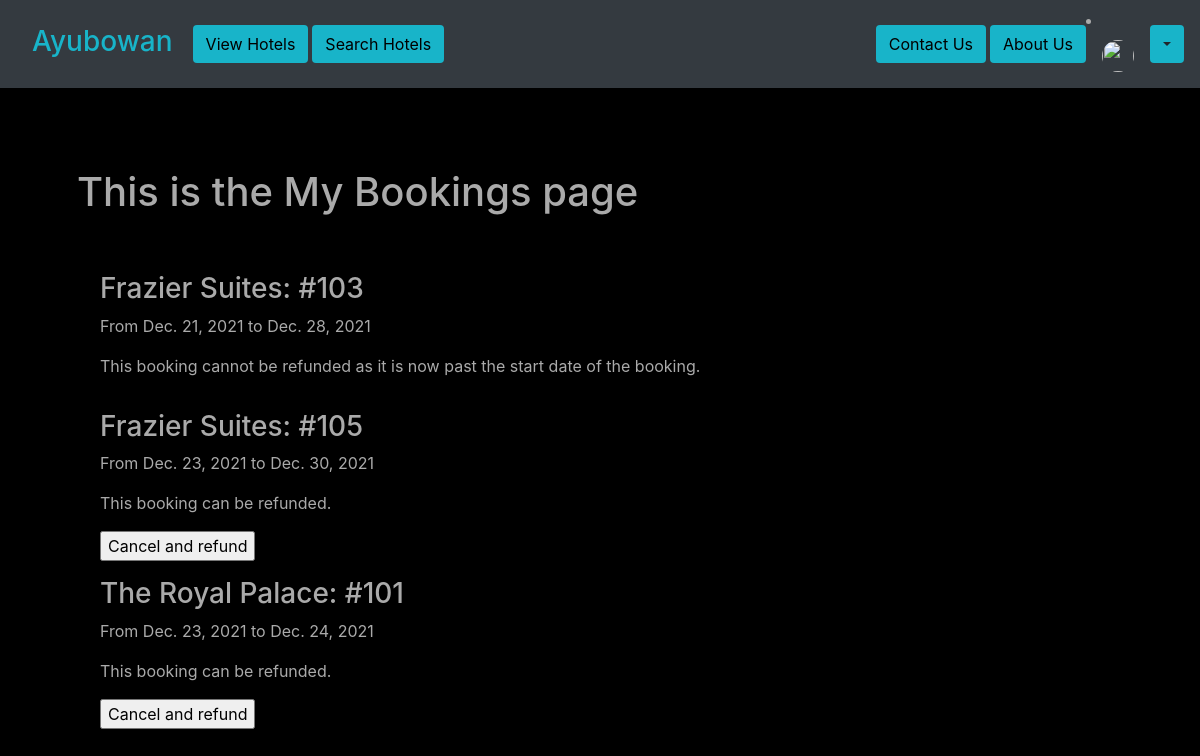
Page /my-bookings (signed in) on the earlier database version.
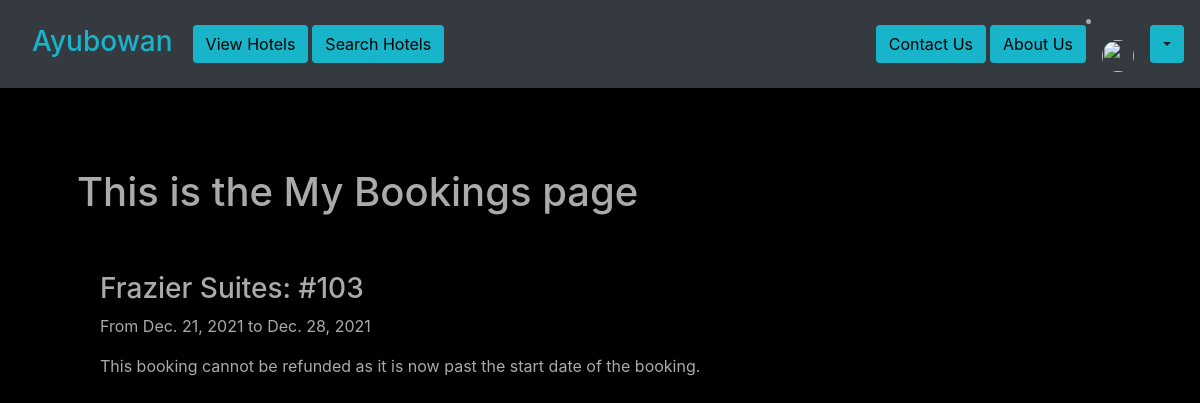
Same page on the later database version.
### base/models.py (models this page shows, shortened)
class RoomBooking(models.Model):
    user = models.ForeignKey(settings.AUTH_USER_MODEL, on_delete=models.CASCADE,
                            blank=True, null=True)
    room = models.ForeignKey(HotelRoom, on_delete=models.CASCADE)
    date_booked = models.DateTimeField(auto_now_add=True)
    booking_start_date = models.DateField(null=True)
    booking_end_date = models.DateField(null=True)

class HotelRoom(models.Model):
    hotel = models.ForeignKey(Hotel, on_delete=models.CASCADE)
    room_number = models.IntegerField(blank=False, default='000')
    is_booked = models.BooleanField(default=False)
    slug = models.SlugField()
    def __str__(self):
        return "{0}: #{1}".format(self.hotel.hotel_name, self.room_number)

class Hotel(models.Model):
    location = models.ForeignKey(Location, on_delete=models.CASCADE, default=True, null=True)
    hotel_name = models.CharField(max_length=100)
    hotel_rating = models.IntegerField(default=1, validators=[
            MaxValueValidator(5),
            MinValueValidator(1)
        ])
    description = models.CharField(max_length=500, blank=False, default="Lorem ipsum dolor sit amet consectetur adipisicing elit.")
    slug = models.SlugField()
    image = models.ImageField(upload_to='images/', default='images/default.jpg')

### base/views.py (the view, shortened to what this page needs)
# urls.py: path('my-bookings', views.my_booking_view, name='my-bookings'),
def my_booking_view(request):
    bookings = RoomBooking.objects.filter(user=request.user)
    today_date = datetime.date.today()
    context = {
        'bookings': bookings,
        'today_date': today_date
    }
    context['picture'] = request.user.social_auth.get(provider='auth0').extra_data['picture']
    given_id = request.POST.get('booking_inst')
    booking_to_del = RoomBooking.objects.filter(id=given_id)
    return render(request, "base/my-bookings.html", context)

### base/templates/base/my-bookings.html (shortened to what this page needs)
{% extends "base/base.html" %}
{% block content %}
    <h1 class="m-3 p-3">This is the My Bookings page</h1>
    <div class="container align-items-center m-3 p-3">
        {% for booking in bookings %}
            <div class="container">
                <div class="row">
                    <div class="col m-2">
                        <h3>{{ booking.room }}</h3>
                        <p>From {{ booking.booking_start_date }} to {{ booking.booking_end_date }}</p>
                        {% if booking.booking_start_date < today_date %}
                            <p>This booking cannot be refunded as it is now past the start date of the booking.</p>
                        {% else %}
                            <p>This booking can be refunded.</p>
                            <form action="#" method="post">
                                <input type="submit" value="Cancel and refund">
                            </form>
                        {% endif %}
                    </div>
                </div>
            </div>
        {% endfor %}
    </div>
{% endblock content %}

Differences in the rows shown:
removed RoomBooking: room "Frazier Suites: #105", booking_start_date "Dec. 23, 2021", booking_end_date "Dec. 30, 2021"
removed RoomBooking: room "The Royal Palace: #101", booking_start_date "Dec. 23, 2021", booking_end_date "Dec. 24, 2021"
